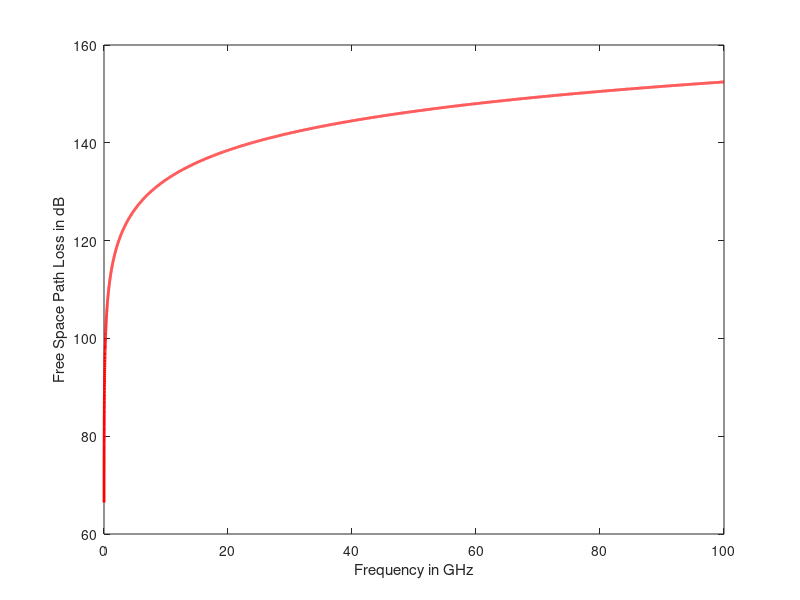

Write the MATLAB code that produced this figure.
%%%%%%%%%%%%%%%%%%%%%%%%%%%%%%%%%%%%%%%%%%%%%%%%%%%%%%%%%%%%%%%%%%%
%% =============Modelling the RF Propagation Model=================
%%%%%%%%%%%%%%%%%%%%%%%%%%%%%%%%%%%%%%%%%%%%%%%%%%%%%%%%%%%%%%%%%%%

%% Initialization
clear ; close all; clc

%% === Relationship between Free Space Path Loss and Frequency ====

%Printing the equation to be plotted
fprintf('L_{dB}(f_{GHz})= +112.44778322+20.log_{10}(f_{GHz})\n');
fprintf('Plotting  ...\n')

%Defining the frequency range in MegaHertz
f_GHz = 0:0.005:100;
L_dB = 112.44778322+20*log10(f_GHz);
% Plot Data
plot(f_GHz,L_dB, 'r', 'LineWidth', 2);
xlabel('Frequency in GHz');
ylabel('Free Space Path Loss in dB');


%fprintf('Program paused. Press enter to continue.\n');
%pause;
